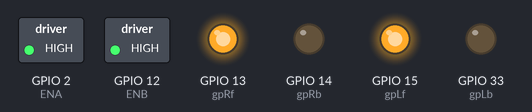
Recording of a sketch running on a simulated ESP32. On the bench: switched loads named in the sketch (green lamp = pin HIGH), output pins drawn as LEDs (lit = HIGH). What the sketch prints to the serial monitor is not drawn.

Above: at 0.1 s.
Timing chart, 0 to 1.6 s (numbered marks = the images above):
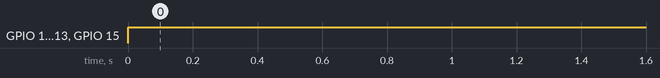

Measured:
- by itself, GPIO 12 (ENB), GPIO 13 (gpRf), GPIO 15 (gpLf): LOW → HIGH at 0.00 s

The sketch:

Forward.ino
```cpp
#define ENA 2   // Left
#define ENB 12    // Right
#define gpRb 14  // left Backward
#define gpRf 13  // left Forward
#define gpLb 33  // Right Backward
#define gpLf 15  // right Forward
void setup() {
  // put your setup code here, to run once:
  Serial.begin(9600);//open serial and set the baudrate
  pinMode(gpLb,OUTPUT);//before useing io pin, pin mode must be set first
  pinMode(gpLf,OUTPUT);
  pinMode(gpRb,OUTPUT);
  pinMode(gpRf,OUTPUT);
  pinMode(ENA,OUTPUT);
  pinMode(ENB,OUTPUT);
}

void loop() {
  // put your main code here, to run repeatedly:
  digitalWrite(ENA,HIGH); //enable L298n A channel
  digitalWrite(ENB,HIGH); //enable L298n B channel
  digitalWrite(gpLb,LOW); //set gpLb Low level
  digitalWrite(gpLf,HIGH);  //set gpLf Hight level
  digitalWrite(gpRb,LOW);  //set gpRb Low level
  digitalWrite(gpRf,HIGH); //set gpRf Hight level
  Serial.println("Forward");//send message to serial monitor
}
```
